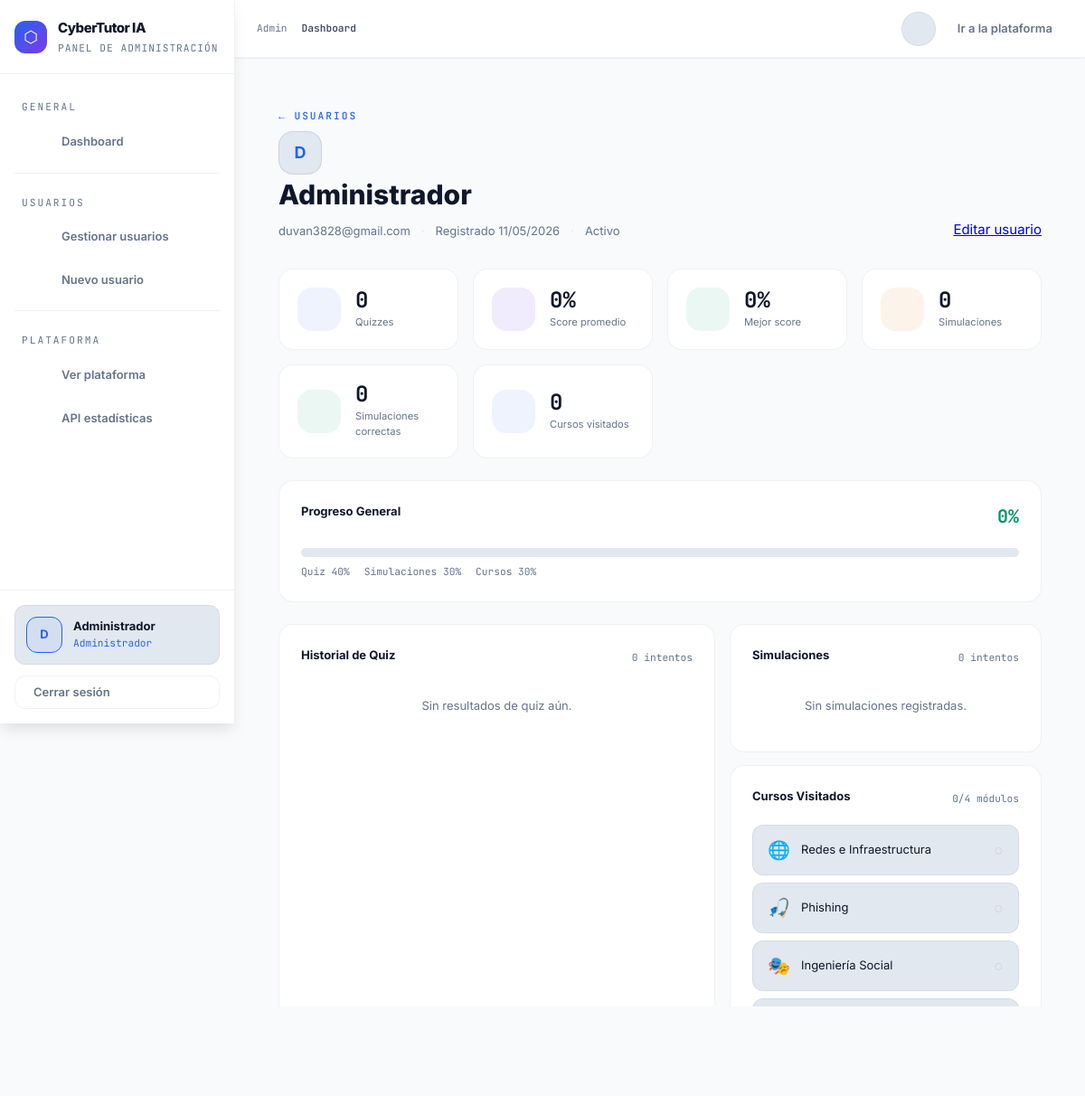
Page /admin/users/1/progress (signed in) on the earlier database version.
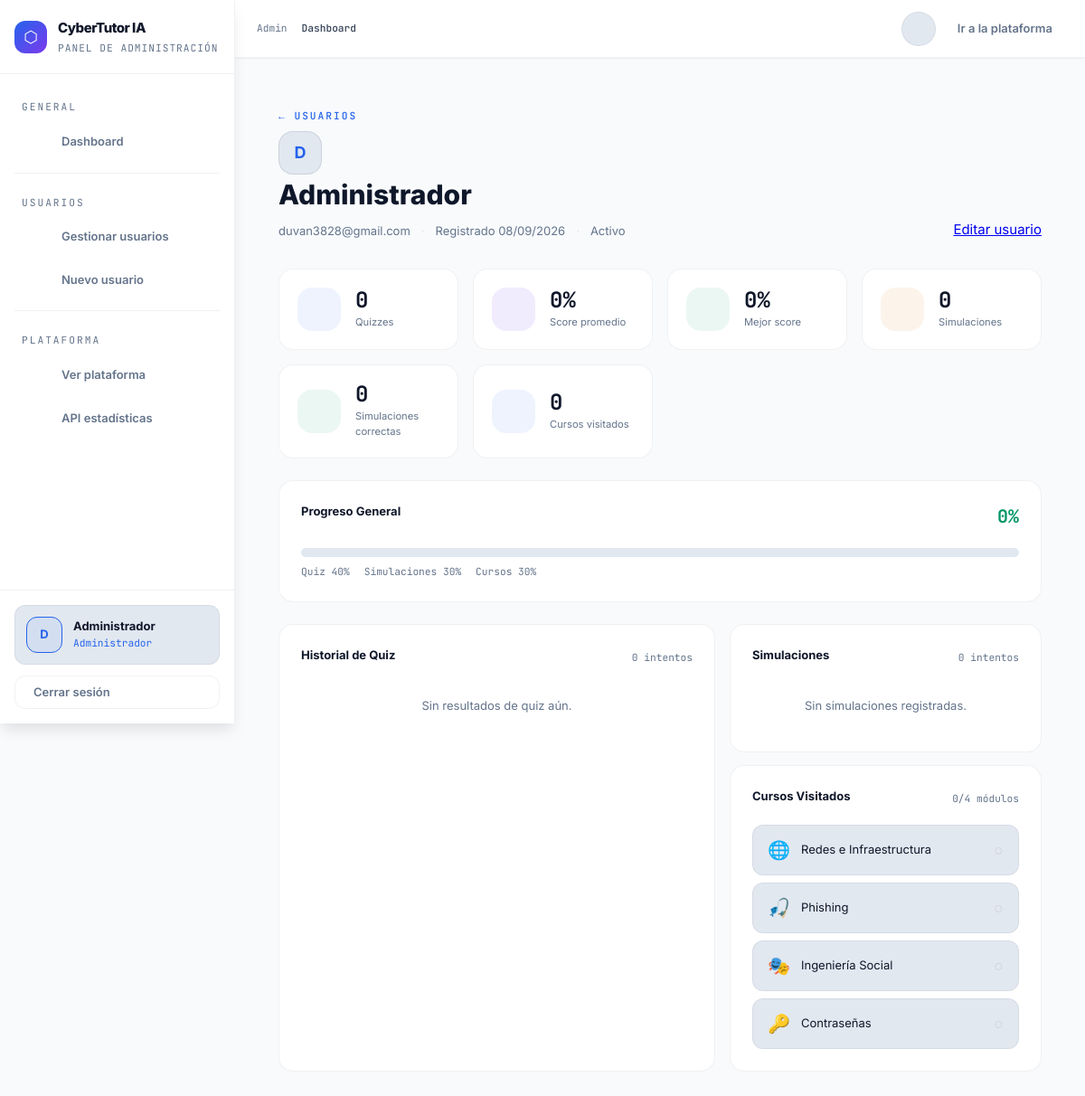
Same page on the later database version.
### app/models/user.py (models this page shows, shortened)
class User(db.Model, UserMixin):
    __tablename__ = 'user'
    id           = db.Column(db.Integer, primary_key=True)
    email        = db.Column(db.String(100), unique=True, nullable=False)
    password     = db.Column(db.String(255), nullable=False)
    name         = db.Column(db.String(100), default='')
    is_admin     = db.Column(db.Boolean, default=False)
    is_active    = db.Column(db.Boolean, default=True)
    created_at   = db.Column(db.DateTime, default=datetime.utcnow)
    last_login   = db.Column(db.DateTime, nullable=True)
    __table_args__ = (
        db.Index('ix_user_admin_active', 'is_admin', 'is_active'),
        db.Index('ix_user_created_at', 'created_at'),
        db.Index('ix_user_last_login', 'last_login'),
    )
    quiz_results       = db.relationship('QuizResult',       backref='user', lazy=True, cascade='all, delete-orphan')
    simulation_results = db.relationship('SimulationResult', backref='user', lazy=True, cascade='all, delete-orphan')
    course_visits      = db.relationship('CourseVisit',      backref='user', lazy=True, cascade='all, delete-orphan')
    @property
    def quiz_count(self):
        return len(self.quiz_results)
    @property
    def avg_quiz_score(self):
        if not self.quiz_results:
            return 0
        return round(sum(r.score for r in self.quiz_results) / len(self.quiz_results))
    @property
    def best_quiz_score(self):
        if not self.quiz_results:
            return 0
        return max(r.score for r in self.quiz_results)
    @property
    def simulation_count(self):
        return len(self.simulation_results)
    @property
    def simulation_correct(self):
        return sum(1 for r in self.simulation_results if r.is_correct)
    @property
    def courses_visited(self):
        return len(set(v.course_id for v in self.course_visits))
    @property
    def overall_progress(self):
        quiz_score   = self.avg_quiz_score * 0.4          # 40%
        sim_score    = (self.simulation_correct / max(self.simulation_count, 1)) * 100 * 0.3  # 30%
        course_score = min(self.courses_visited / 4, 1) * 100 * 0.3   # 30% (4 cursos total)
        return round(quiz_score + sim_score + course_score)

### app/routes/admin.py (the view)
@admin.route('/users/<int:user_id>/progress')
@login_required
@admin_required
def user_progress(user_id):
    user = User.query.get_or_404(user_id)
    quiz_results = QuizResult.query.filter_by(user_id=user_id)\
                    .order_by(QuizResult.created_at.desc()).all()
    sim_results = SimulationResult.query.filter_by(user_id=user_id)\
                    .order_by(SimulationResult.created_at.desc()).all()
    course_visits = CourseVisit.query.filter_by(user_id=user_id)\
                    .order_by(CourseVisit.visited_at.desc()).all()
    quiz_history = [
        {'date': r.created_at.strftime('%d/%m'), 'score': r.score}
        for r in reversed(quiz_results[:10])
    ]
    return render_template('admin/user_progress.html',
        user=user,
        quiz_results=quiz_results,
        sim_results=sim_results,
        course_visits=course_visits,
        quiz_history=quiz_history,
    )

### app/routes/admin.py (called while the page is built)
def admin_required(f):
    @wraps(f)
    def decorated(*args, **kwargs):
        if not current_user.is_authenticated or not current_user.is_admin:
            flash('Acceso restringido al panel de administrador.', 'error')
            return redirect(url_for('main.home'))
        return f(*args, **kwargs)
    return decorated

### app/templates/admin/user_progress.html (shortened to what the changed rows need)
{% extends "base_admin.html" %}
{% block content %}
<div class="admin-page">
  <div class="admin-header">
    <div>
      <div class="admin-eyebrow">
        <a href="{{ url_for('admin.users') }}" class="admin-back">← Usuarios</a>
      </div>
      <h1 class="admin-title">
        <div class="user-avatar user-avatar-lg">{{ user.email[0].upper() }}</div>
        {{ user.name or user.email }}
      </h1>
      <div class="user-meta">
        <span>{{ user.email }}</span>
        <span class="dot">·</span>
        <span>Registrado {{ user.created_at.strftime('%d/%m/%Y') }}</span>
        <span class="dot">·</span>
        <span class="status-pill {% if user.is_active %}status-active{% else %}status-inactive{% endif %}">
          {{ 'Activo' if user.is_active else 'Inactivo' }}
        </span>
      </div>
    </div>
  </div>
  <div class="admin-row" style="grid-template-columns: 1.4fr 1fr;">
    <div style="display:flex; flex-direction:column; gap:14px;">
      <div class="admin-card">
        {% set all_courses = [
          ('redes', 'Redes e Infraestructura', '🌐'),
          ('phishing', 'Phishing', '🎣'),
          ('ingenieria', 'Ingeniería Social', '🎭'),
          ('contrasena', 'Contraseñas', '🔑'),
        ] %}
        {% set visited_ids = course_visits | map(attribute='course_id') | list %}
        <div class="course-check-list">
          {% for cid, cname, icon in all_courses %}
          <div class="cc-item {% if cid in visited_ids %}cc-done{% endif %}">
            <span class="cc-icon">{{ icon }}</span>
            <span class="cc-name">{{ cname }}</span>
            <span class="cc-status">{{ '✓' if cid in visited_ids else '○' }}</span>
          </div>
          {% endfor %}
        </div>
      </div>
    </div>
  </div>
</div>
{% endblock %}

### app/templates/base_admin.html (shortened to what this page needs)
<!DOCTYPE html>
<html lang="es" data-theme="light">
<head>
  <link rel="stylesheet" href="https://cdnjs.cloudflare.com/ajax/libs/tabler-icons/3.19.0/tabler-icons.min.css">
  <link rel="stylesheet" href="{{ url_for('static', filename='css/design-tokens.css') }}">
  <link rel="stylesheet" href="{{ url_for('static', filename='css/admin.css') }}">
</head>
<body>
<aside class="admin-sidebar" id="sidebar">
  <div class="sidebar-logo">
    <div class="logo-wrap">
      <div class="logo-icon">⬡</div>
      <div>
        <div class="logo-title">CyberTutor IA</div>
        <div class="logo-sub">Panel de administración</div>
      </div>
    </div>
  </div>
  <nav class="sidebar-nav">
    <span class="nav-section-label">General</span>
    <a href="{{ url_for('admin.dashboard') }}"
       class="nav-link {% if request.endpoint == 'admin.dashboard' %}active{% endif %}">
       Dashboard
    </a>
    <div class="nav-divider"></div>
    <span class="nav-section-label">Usuarios</span>
    <a href="{{ url_for('admin.users') }}"
       class="nav-link {% if request.endpoint in ['admin.users', 'admin.create_user', 'admin.edit_user'] %}active{% endif %}">
       Gestionar usuarios
    </a>
    <a href="{{ url_for('admin.create_user') }}" class="nav-link">
       Nuevo usuario
    </a>
    <div class="nav-divider"></div>
    <span class="nav-section-label">Plataforma</span>
    <a href="{{ url_for('main.home') }}" class="nav-link" target="_blank">
       Ver plataforma
    </a>
    <a href="{{ url_for('admin.api_stats') }}" class="nav-link" target="_blank">
       API estadísticas
    </a>
  </nav>
  <div class="sidebar-footer">
    <div class="admin-profile">
      <div class="profile-avatar">
        {{ current_user.email[0].upper() if current_user.is_authenticated else 'A' }}
      </div>
      <div>
        <div class="profile-name">
          {{ current_user.name or current_user.email if current_user.is_authenticated else 'Admin' }}
        </div>
        <div class="profile-role">Administrador</div>
      </div>
    </div>
    <a href="{{ url_for('auth.logout') }}" class="btn-logout">
       Cerrar sesión
    </a>
  </div>
</aside>
<main class="admin-main">
  <div class="admin-topnav">
    <div class="breadcrumb">
      <a href="{{ url_for('admin.dashboard') }}">Admin</a>
      <span class="current">{% block breadcrumb %}Dashboard{% endblock %}</span>
    </div>
    <div class="topnav-right">
      <button class="theme-toggle" id="themeToggle" aria-label="Cambiar tema">
      </button>
      <a href="{{ url_for('main.home') }}" target="_blank"> Ir a la plataforma</a>
    </div>
  </div>
  <div class="admin-content">
    {% block content %}{% endblock %}
  </div>
</main>
</body>
</html>

Differences in the rows shown:
changed User "Administrador": created_at "11/05/2026" → "08/09/2026"
Other differences:
new list line: "🔑 Contraseñas"
